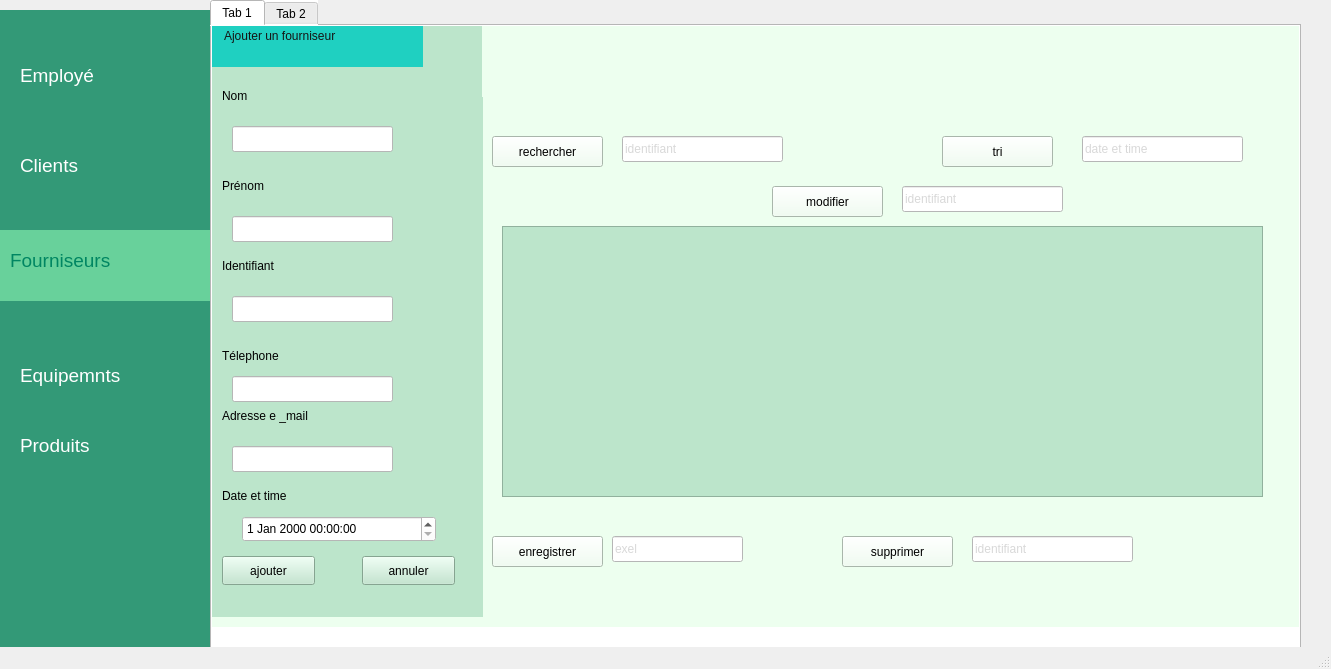
<?xml version="1.0" encoding="UTF-8"?>
<ui version="4.0">
 <class>MainWindow</class>
 <widget class="QMainWindow" name="MainWindow">
  <property name="geometry">
   <rect>
    <x>0</x>
    <y>0</y>
    <width>1331</width>
    <height>669</height>
   </rect>
  </property>
  <property name="windowTitle">
   <string>MainWindow</string>
  </property>
  <widget class="QWidget" name="centralwidget">
   <widget class="QWidget" name="widget" native="true">
    <property name="geometry">
     <rect>
      <x>-10</x>
      <y>10</y>
      <width>221</width>
      <height>651</height>
     </rect>
    </property>
    <property name="styleSheet">
     <string notr="true">background-color: rgb(51, 153, 119);</string>
    </property>
    <widget class="QLabel" name="label">
     <property name="geometry">
      <rect>
       <x>30</x>
       <y>50</y>
       <width>131</width>
       <height>31</height>
      </rect>
     </property>
     <property name="styleSheet">
      <string notr="true">color: rgb(255, 255, 255);</string>
     </property>
     <property name="text">
      <string>&lt;html&gt;&lt;head/&gt;&lt;body&gt;&lt;p&gt;&lt;span style=&quot; font-size:14pt;&quot;&gt;        Employé&lt;/span&gt;&lt;/p&gt;&lt;/body&gt;&lt;/html&gt;</string>
     </property>
    </widget>
    <widget class="QLabel" name="label_2">
     <property name="geometry">
      <rect>
       <x>30</x>
       <y>140</y>
       <width>131</width>
       <height>31</height>
      </rect>
     </property>
     <property name="styleSheet">
      <string notr="true">color: rgb(255, 255, 255);</string>
     </property>
     <property name="text">
      <string>&lt;html&gt;&lt;head/&gt;&lt;body&gt;&lt;p&gt;&lt;span style=&quot; font-size:14pt;&quot;&gt;Clients&lt;/span&gt;&lt;/p&gt;&lt;/body&gt;&lt;/html&gt;</string>
     </property>
    </widget>
    <widget class="QWidget" name="widget_2" native="true">
     <property name="geometry">
      <rect>
       <x>0</x>
       <y>220</y>
       <width>221</width>
       <height>71</height>
      </rect>
     </property>
     <property name="styleSheet">
      <string notr="true">background-color: rgb(104, 209, 155);</string>
     </property>
     <widget class="QLabel" name="label_3">
      <property name="geometry">
       <rect>
        <x>20</x>
        <y>10</y>
        <width>161</width>
        <height>41</height>
       </rect>
      </property>
      <property name="styleSheet">
       <string notr="true">color: rgb(0, 134, 98);</string>
      </property>
      <property name="text">
       <string>&lt;html&gt;&lt;head/&gt;&lt;body&gt;&lt;p&gt;&lt;span style=&quot; font-size:14pt;&quot;&gt;Fourniseurs&lt;/span&gt;&lt;/p&gt;&lt;/body&gt;&lt;/html&gt;</string>
      </property>
     </widget>
    </widget>
    <widget class="QLabel" name="label_4">
     <property name="geometry">
      <rect>
       <x>30</x>
       <y>350</y>
       <width>131</width>
       <height>31</height>
      </rect>
     </property>
     <property name="styleSheet">
      <string notr="true">color: rgb(255, 255, 255);</string>
     </property>
     <property name="text">
      <string>&lt;html&gt;&lt;head/&gt;&lt;body&gt;&lt;p&gt;&lt;span style=&quot; font-size:14pt;&quot;&gt;Equipemnts&lt;/span&gt;&lt;/p&gt;&lt;/body&gt;&lt;/html&gt;</string>
     </property>
    </widget>
    <widget class="QLabel" name="label_5">
     <property name="geometry">
      <rect>
       <x>30</x>
       <y>420</y>
       <width>131</width>
       <height>31</height>
      </rect>
     </property>
     <property name="styleSheet">
      <string notr="true">color: rgb(255, 255, 255);</string>
     </property>
     <property name="text">
      <string>&lt;html&gt;&lt;head/&gt;&lt;body&gt;&lt;p&gt;&lt;span style=&quot; font-size:14pt;&quot;&gt;Produits&lt;/span&gt;&lt;/p&gt;&lt;/body&gt;&lt;/html&gt;</string>
     </property>
    </widget>
   </widget>
   <widget class="QTabWidget" name="tabWidget">
    <property name="geometry">
     <rect>
      <x>210</x>
      <y>0</y>
      <width>1091</width>
      <height>651</height>
     </rect>
    </property>
    <property name="whatsThis">
     <string>&lt;html&gt;&lt;head/&gt;&lt;body&gt;&lt;p&gt;Fonctionalites&lt;/p&gt;&lt;/body&gt;&lt;/html&gt;</string>
    </property>
    <property name="styleSheet">
     <string notr="true">background-color: rgb(255, 255, 255);</string>
    </property>
    <property name="currentIndex">
     <number>0</number>
    </property>
    <widget class="QWidget" name="tab">
     <attribute name="title">
      <string>Tab 1</string>
     </attribute>
     <widget class="QWidget" name="widget_5" native="true">
      <property name="geometry">
       <rect>
        <x>-10</x>
        <y>-40</y>
        <width>1121</width>
        <height>641</height>
       </rect>
      </property>
      <property name="styleSheet">
       <string notr="true">background-color: rgb(255, 255, 255);
background-color: rgb(237, 255, 239);</string>
      </property>
      <widget class="QWidget" name="widget_4" native="true">
       <property name="geometry">
        <rect>
         <x>10</x>
         <y>20</y>
         <width>271</width>
         <height>611</height>
        </rect>
       </property>
       <property name="styleSheet">
        <string notr="true">background-color: rgb(177, 216, 183);
background-color: rgb(188, 229, 203);</string>
       </property>
       <widget class="QWidget" name="widget_6" native="true">
        <property name="geometry">
         <rect>
          <x>0</x>
          <y>0</y>
          <width>211</width>
          <height>61</height>
         </rect>
        </property>
        <property name="styleSheet">
         <string notr="true">background-color: rgb(48, 173, 138);
background-color: rgb(31, 208, 193);</string>
        </property>
        <widget class="QLabel" name="label_9">
         <property name="geometry">
          <rect>
           <x>12</x>
           <y>20</y>
           <width>191</width>
           <height>20</height>
          </rect>
         </property>
         <property name="styleSheet">
          <string notr="true">
font: 700 11pt &quot;Segoe UI&quot;;

color: rgb(26, 202, 167);
color: rgb(21, 21, 21);
</string>
         </property>
         <property name="text">
          <string>Ajouter un fourniseur</string>
         </property>
        </widget>
       </widget>
       <widget class="QLabel" name="label_10">
        <property name="geometry">
         <rect>
          <x>10</x>
          <y>480</y>
          <width>181</width>
          <height>20</height>
         </rect>
        </property>
        <property name="styleSheet">
         <string notr="true">font: 700 9pt &quot;Segoe UI&quot;;
font: 700 12pt &quot;Segoe UI&quot;;
</string>
        </property>
        <property name="text">
         <string>Date et time</string>
        </property>
       </widget>
       <widget class="QLineEdit" name="lineEdit_nom">
        <property name="geometry">
         <rect>
          <x>20</x>
          <y>120</y>
          <width>161</width>
          <height>26</height>
         </rect>
        </property>
        <property name="styleSheet">
         <string notr="true">background-color: rgb(255, 255, 255);</string>
        </property>
       </widget>
       <widget class="QLabel" name="label_11">
        <property name="geometry">
         <rect>
          <x>10</x>
          <y>80</y>
          <width>181</width>
          <height>20</height>
         </rect>
        </property>
        <property name="styleSheet">
         <string notr="true">font: 700 9pt &quot;Segoe UI&quot;;
font: 700 12pt &quot;Segoe UI&quot;;
</string>
        </property>
        <property name="text">
         <string>Nom</string>
        </property>
       </widget>
       <widget class="QLabel" name="label_13">
        <property name="geometry">
         <rect>
          <x>10</x>
          <y>400</y>
          <width>181</width>
          <height>20</height>
         </rect>
        </property>
        <property name="styleSheet">
         <string notr="true">font: 700 9pt &quot;Segoe UI&quot;;
font: 700 12pt &quot;Segoe UI&quot;;
</string>
        </property>
        <property name="text">
         <string>Adresse e _mail</string>
        </property>
       </widget>
       <widget class="QLabel" name="label_14">
        <property name="geometry">
         <rect>
          <x>10</x>
          <y>340</y>
          <width>181</width>
          <height>20</height>
         </rect>
        </property>
        <property name="styleSheet">
         <string notr="true">font: 700 9pt &quot;Segoe UI&quot;;
font: 700 12pt &quot;Segoe UI&quot;;
</string>
        </property>
        <property name="text">
         <string>Télephone</string>
        </property>
       </widget>
       <widget class="QLabel" name="label_15">
        <property name="geometry">
         <rect>
          <x>10</x>
          <y>250</y>
          <width>181</width>
          <height>20</height>
         </rect>
        </property>
        <property name="styleSheet">
         <string notr="true">font: 700 9pt &quot;Segoe UI&quot;;
font: 700 12pt &quot;Segoe UI&quot;;
</string>
        </property>
        <property name="text">
         <string>Identifiant</string>
        </property>
       </widget>
       <widget class="QLabel" name="label_16">
        <property name="geometry">
         <rect>
          <x>10</x>
          <y>170</y>
          <width>181</width>
          <height>20</height>
         </rect>
        </property>
        <property name="styleSheet">
         <string notr="true">font: 700 9pt &quot;Segoe UI&quot;;
font: 700 12pt &quot;Segoe UI&quot;;
</string>
        </property>
        <property name="text">
         <string>Prénom</string>
        </property>
       </widget>
       <widget class="QLineEdit" name="lineEdit_email">
        <property name="geometry">
         <rect>
          <x>20</x>
          <y>440</y>
          <width>161</width>
          <height>26</height>
         </rect>
        </property>
        <property name="styleSheet">
         <string notr="true">background-color: rgb(255, 255, 255);</string>
        </property>
       </widget>
       <widget class="QLineEdit" name="lineEdit_telephone">
        <property name="geometry">
         <rect>
          <x>20</x>
          <y>370</y>
          <width>161</width>
          <height>26</height>
         </rect>
        </property>
        <property name="styleSheet">
         <string notr="true">background-color: rgb(255, 255, 255);</string>
        </property>
       </widget>
       <widget class="QLineEdit" name="lineEdit_identifiant">
        <property name="geometry">
         <rect>
          <x>20</x>
          <y>290</y>
          <width>161</width>
          <height>26</height>
         </rect>
        </property>
        <property name="styleSheet">
         <string notr="true">background-color: rgb(255, 255, 255);</string>
        </property>
       </widget>
       <widget class="QLineEdit" name="lineEdit_prenom">
        <property name="geometry">
         <rect>
          <x>20</x>
          <y>210</y>
          <width>161</width>
          <height>26</height>
         </rect>
        </property>
        <property name="styleSheet">
         <string notr="true">background-color: rgb(255, 255, 255);</string>
        </property>
       </widget>
       <widget class="QPushButton" name="pushButton_ajouter">
        <property name="geometry">
         <rect>
          <x>10</x>
          <y>550</y>
          <width>93</width>
          <height>29</height>
         </rect>
        </property>
        <property name="text">
         <string>ajouter</string>
        </property>
       </widget>
       <widget class="QPushButton" name="pushButton_2">
        <property name="geometry">
         <rect>
          <x>150</x>
          <y>550</y>
          <width>93</width>
          <height>29</height>
         </rect>
        </property>
        <property name="text">
         <string>annuler</string>
        </property>
       </widget>
       <widget class="QDateTimeEdit" name="dateTimeEdit">
        <property name="geometry">
         <rect>
          <x>30</x>
          <y>510</y>
          <width>194</width>
          <height>26</height>
         </rect>
        </property>
        <property name="styleSheet">
         <string notr="true">background-color: rgb(255, 255, 255);</string>
        </property>
       </widget>
      </widget>
      <widget class="QLineEdit" name="lineEdit_rechercher">
       <property name="geometry">
        <rect>
         <x>420</x>
         <y>150</y>
         <width>161</width>
         <height>26</height>
        </rect>
       </property>
       <property name="styleSheet">
        <string notr="true">background-color: rgb(255, 255, 255);
color: rgb(216, 216, 216);</string>
       </property>
       <property name="text">
        <string>identifiant</string>
       </property>
      </widget>
      <widget class="QLabel" name="label_19">
       <property name="geometry">
        <rect>
         <x>530</x>
         <y>540</y>
         <width>63</width>
         <height>41</height>
        </rect>
       </property>
       <property name="text">
        <string/>
       </property>
       <property name="pixmap">
        <pixmap>../Downloads/Screenshot_2024-10-05_225400-removebg-preview.png</pixmap>
       </property>
       <property name="scaledContents">
        <bool>true</bool>
       </property>
      </widget>
      <widget class="QLineEdit" name="lineEdit_supprimer">
       <property name="geometry">
        <rect>
         <x>770</x>
         <y>550</y>
         <width>161</width>
         <height>26</height>
        </rect>
       </property>
       <property name="styleSheet">
        <string notr="true">background-color: rgb(255, 255, 255);
color: rgb(216, 216, 216);</string>
       </property>
       <property name="text">
        <string>identifiant</string>
       </property>
      </widget>
      <widget class="QLabel" name="label_17">
       <property name="geometry">
        <rect>
         <x>280</x>
         <y>20</y>
         <width>771</width>
         <height>91</height>
        </rect>
       </property>
       <property name="text">
        <string/>
       </property>
       <property name="pixmap">
        <pixmap>../OneDrive - ESPRIT/Pictures/Screenshots/Screenshot 2024-10-06 205302.png</pixmap>
       </property>
       <property name="scaledContents">
        <bool>true</bool>
       </property>
      </widget>
      <widget class="QLineEdit" name="lineEdit_tri">
       <property name="geometry">
        <rect>
         <x>880</x>
         <y>150</y>
         <width>161</width>
         <height>26</height>
        </rect>
       </property>
       <property name="styleSheet">
        <string notr="true">background-color: rgb(255, 255, 255);
color: rgb(216, 216, 216);</string>
       </property>
       <property name="text">
        <string>date et time</string>
       </property>
      </widget>
      <widget class="QLineEdit" name="lineEdit_enregistrer">
       <property name="geometry">
        <rect>
         <x>410</x>
         <y>550</y>
         <width>131</width>
         <height>26</height>
        </rect>
       </property>
       <property name="styleSheet">
        <string notr="true">background-color: rgb(255, 255, 255);
color: rgb(216, 216, 216);</string>
       </property>
       <property name="text">
        <string>exel</string>
       </property>
      </widget>
      <widget class="QTableView" name="tableView">
       <property name="geometry">
        <rect>
         <x>300</x>
         <y>240</y>
         <width>761</width>
         <height>271</height>
        </rect>
       </property>
       <property name="styleSheet">
        <string notr="true">background-color: rgb(188,229,203);</string>
       </property>
      </widget>
      <widget class="QPushButton" name="pushButton_enregistrer">
       <property name="geometry">
        <rect>
         <x>290</x>
         <y>550</y>
         <width>111</width>
         <height>31</height>
        </rect>
       </property>
       <property name="styleSheet">
        <string notr="true">font: 700 12pt &quot;Segoe UI&quot;;
</string>
       </property>
       <property name="text">
        <string>enregistrer</string>
       </property>
      </widget>
      <widget class="QPushButton" name="pushButton_supprimer">
       <property name="geometry">
        <rect>
         <x>640</x>
         <y>550</y>
         <width>111</width>
         <height>31</height>
        </rect>
       </property>
       <property name="styleSheet">
        <string notr="true">font: 700 12pt &quot;Segoe UI&quot;;
</string>
       </property>
       <property name="text">
        <string>supprimer</string>
       </property>
      </widget>
      <widget class="QPushButton" name="pushButton_trier">
       <property name="geometry">
        <rect>
         <x>740</x>
         <y>150</y>
         <width>111</width>
         <height>31</height>
        </rect>
       </property>
       <property name="styleSheet">
        <string notr="true">font: 700 12pt &quot;Segoe UI&quot;;
</string>
       </property>
       <property name="text">
        <string>tri</string>
       </property>
      </widget>
      <widget class="QPushButton" name="pushButton_3">
       <property name="geometry">
        <rect>
         <x>290</x>
         <y>150</y>
         <width>111</width>
         <height>31</height>
        </rect>
       </property>
       <property name="styleSheet">
        <string notr="true">font: 700 12pt &quot;Segoe UI&quot;;
</string>
       </property>
       <property name="text">
        <string>rechercher</string>
       </property>
      </widget>
      <widget class="QPushButton" name="pushButton_modifier">
       <property name="geometry">
        <rect>
         <x>570</x>
         <y>200</y>
         <width>111</width>
         <height>31</height>
        </rect>
       </property>
       <property name="styleSheet">
        <string notr="true">font: 700 12pt &quot;Segoe UI&quot;;
</string>
       </property>
       <property name="text">
        <string>modifier</string>
       </property>
      </widget>
      <widget class="QLineEdit" name="lineEdit_modifier">
       <property name="geometry">
        <rect>
         <x>700</x>
         <y>200</y>
         <width>161</width>
         <height>26</height>
        </rect>
       </property>
       <property name="styleSheet">
        <string notr="true">background-color: rgb(255, 255, 255);
color: rgb(216, 216, 216);</string>
       </property>
       <property name="text">
        <string>identifiant</string>
       </property>
      </widget>
     </widget>
    </widget>
    <widget class="QWidget" name="tab_2">
     <attribute name="title">
      <string>Tab 2</string>
     </attribute>
     <widget class="QWidget" name="widget_8" native="true">
      <property name="geometry">
       <rect>
        <x>0</x>
        <y>0</y>
        <width>1111</width>
        <height>721</height>
       </rect>
      </property>
      <property name="styleSheet">
       <string notr="true">background-color: rgb(255, 255, 255);
background-color: rgb(237, 255, 239);</string>
      </property>
      <widget class="QLabel" name="label_22">
       <property name="geometry">
        <rect>
         <x>30</x>
         <y>220</y>
         <width>471</width>
         <height>231</height>
        </rect>
       </property>
       <property name="text">
        <string/>
       </property>
       <property name="pixmap">
        <pixmap>../Downloads/photo statistique.png</pixmap>
       </property>
       <property name="scaledContents">
        <bool>true</bool>
       </property>
      </widget>
      <widget class="QLabel" name="label_23">
       <property name="geometry">
        <rect>
         <x>50</x>
         <y>180</y>
         <width>121</width>
         <height>20</height>
        </rect>
       </property>
       <property name="styleSheet">
        <string notr="true">font: 700 12pt &quot;Segoe UI&quot;;</string>
       </property>
       <property name="text">
        <string>Statistiques</string>
       </property>
      </widget>
      <widget class="Line" name="line">
       <property name="geometry">
        <rect>
         <x>540</x>
         <y>200</y>
         <width>20</width>
         <height>291</height>
        </rect>
       </property>
       <property name="styleSheet">
        <string notr="true">font: 700 10pt &quot;Segoe UI&quot;;</string>
       </property>
       <property name="orientation">
        <enum>Qt::Vertical</enum>
       </property>
      </widget>
      <widget class="QLabel" name="label_24">
       <property name="geometry">
        <rect>
         <x>10</x>
         <y>10</y>
         <width>1051</width>
         <height>141</height>
        </rect>
       </property>
       <property name="text">
        <string/>
       </property>
       <property name="pixmap">
        <pixmap>../OneDrive - ESPRIT/Pictures/Screenshots/Screenshot 2024-10-06 204147.png</pixmap>
       </property>
       <property name="scaledContents">
        <bool>true</bool>
       </property>
      </widget>
      <widget class="QLabel" name="label_8">
       <property name="geometry">
        <rect>
         <x>700</x>
         <y>300</y>
         <width>291</width>
         <height>181</height>
        </rect>
       </property>
       <property name="text">
        <string/>
       </property>
       <property name="pixmap">
        <pixmap>../OneDrive - ESPRIT/Pictures/Screenshots/Screenshot 2024-10-06 211958.png</pixmap>
       </property>
       <property name="scaledContents">
        <bool>true</bool>
       </property>
      </widget>
     </widget>
    </widget>
   </widget>
  </widget>
  <widget class="QMenuBar" name="menubar">
   <property name="geometry">
    <rect>
     <x>0</x>
     <y>0</y>
     <width>1331</width>
     <height>26</height>
    </rect>
   </property>
  </widget>
  <widget class="QStatusBar" name="statusbar"/>
 </widget>
 <resources/>
 <connections/>
</ui>
